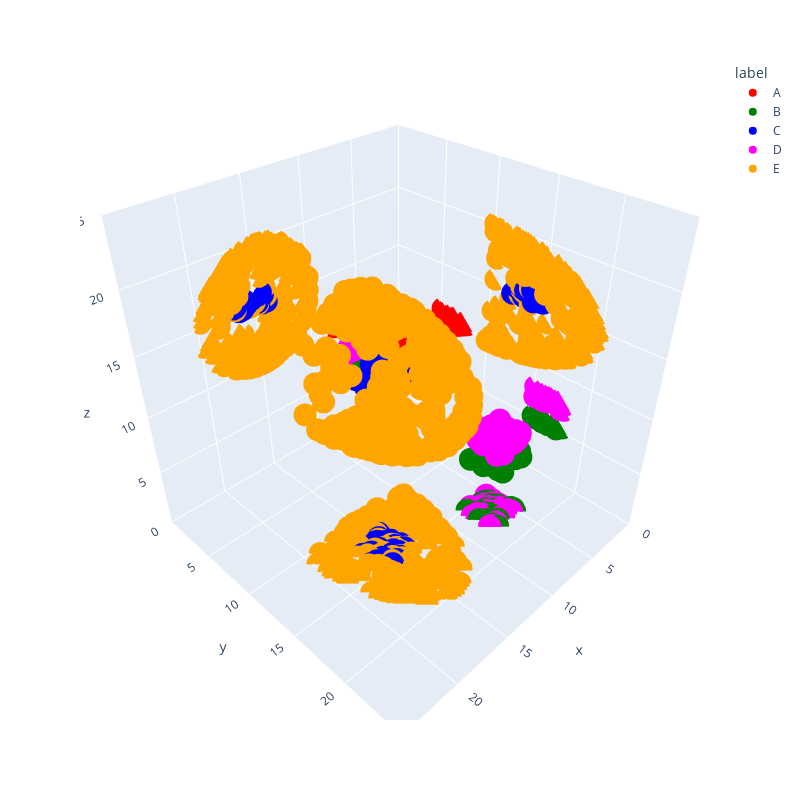

The notebook cell this image was saved under:
### Markdown cell above
##### Plot data in high-dimensional space

Now, we plot the data in the high-dimensional space. Below, a 3D scatter
plot is shown made with Plotly. Use your mouse to rotate the data and
the x, y, and z-axes, to observe the data from different directions. In
addition, the data have been projected on each of the x, y, and z planes
(shadows). This helps to understand how data are overlapping in one of
the three directions.

We see that cluster C (blue) is located within cluster E (orange),
i.e. a non-linear structure. Clusters B and D are close to each other,
but linearly separable, as you can see with PCA (see Demonstration
‘pca’).

### Code cell
# Plot the data.
fig = scatter_3d(

    df_data_total, 
    x                  = 'x',
    y                  = 'y', 
    z                  = 'z',
    color              = 'label',
    color_discrete_map = {"A": 'red', "B": 'green', "C": 'blue', "D": 'magenta', "E": 'orange'},
    range_x            = (0,25),
    range_y            = (0,25),
    range_z            = (0,25)
)

fig.update_layout(
    autosize = True,
    width    = 800,
    height   = 800)
    
fig.show()
